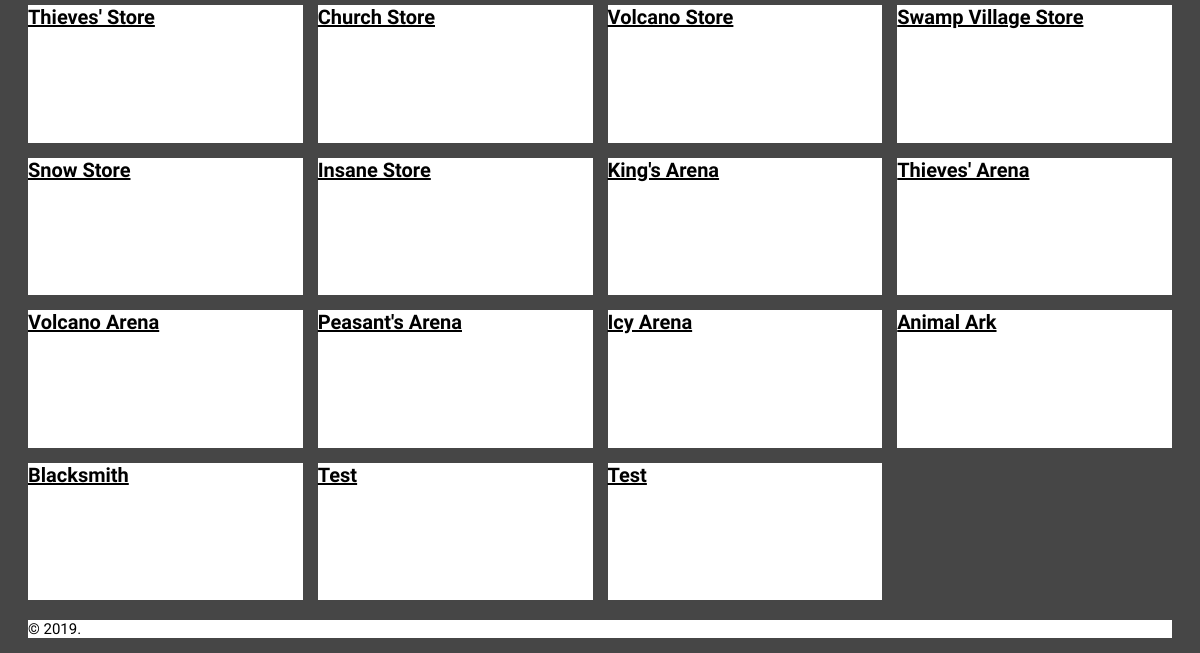
/all_locations (lower part), run on an earlier commit of the app's database.
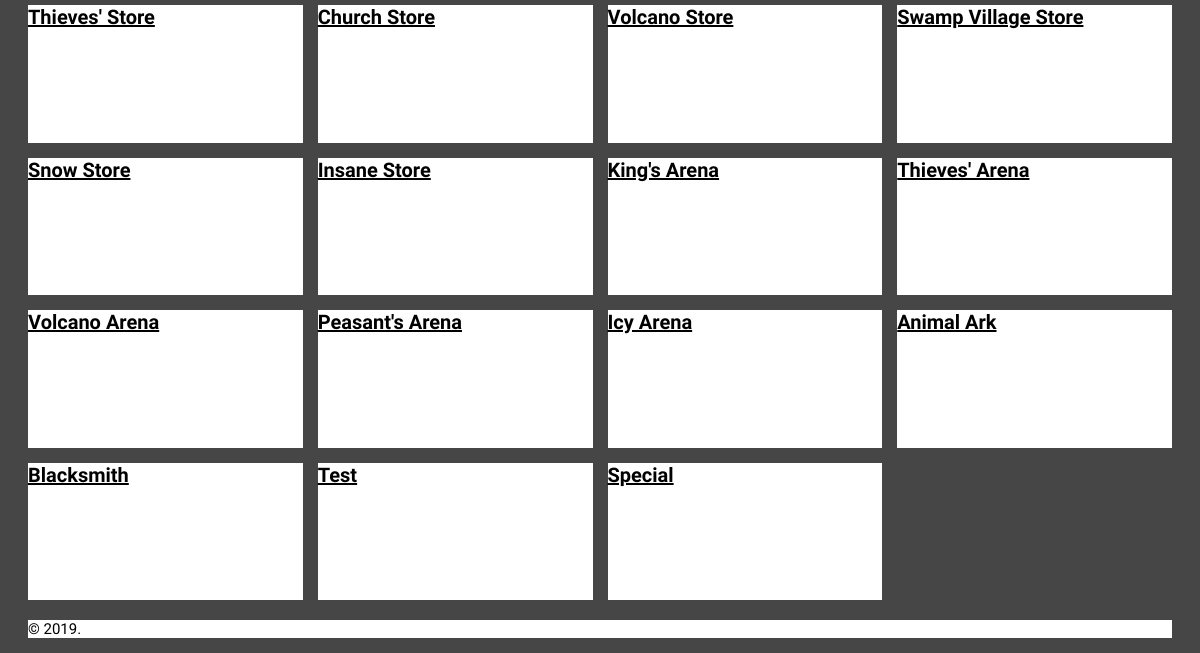
And on a later commit of the database.
### app/models.py (models this page shows)
class Location(db.Model):
    __tablename__ = 'Location'
    id = db.Column(db.Integer, primary_key=True, nullable=False)
    name = db.Column(db.String(100), nullable=False)
    description = db.Column(db.String(2000))
    chapter = db.Column(db.Integer, nullable=False)
    localeType = db.Column(db.String(10))
    orbLoc = db.relationship('Orb')
    weaponLoc = db.relationship('Weapon')

### app/routes.py (the view)
@app.route('/all_locations')
def all_locations():
	locations = Location.query.all()
	return render_template('all_locations.html',page_title="Locations", locations=locations)

### app/templates/all_locations.html
{% extends 'layout.html' %}
{% block content %}
<div class = "all_locations">
  {% for location in locations %}
    <div>
      <a href = "/location/{{location.id}}">
        <h2>{{location.name}}</h2>
      </a>
    </div>
  {% endfor %}
  </div>
{% endblock %}

What changed in the data, as far as the page shows it:
removed Location: name "Test"
added Location: name "Special"
